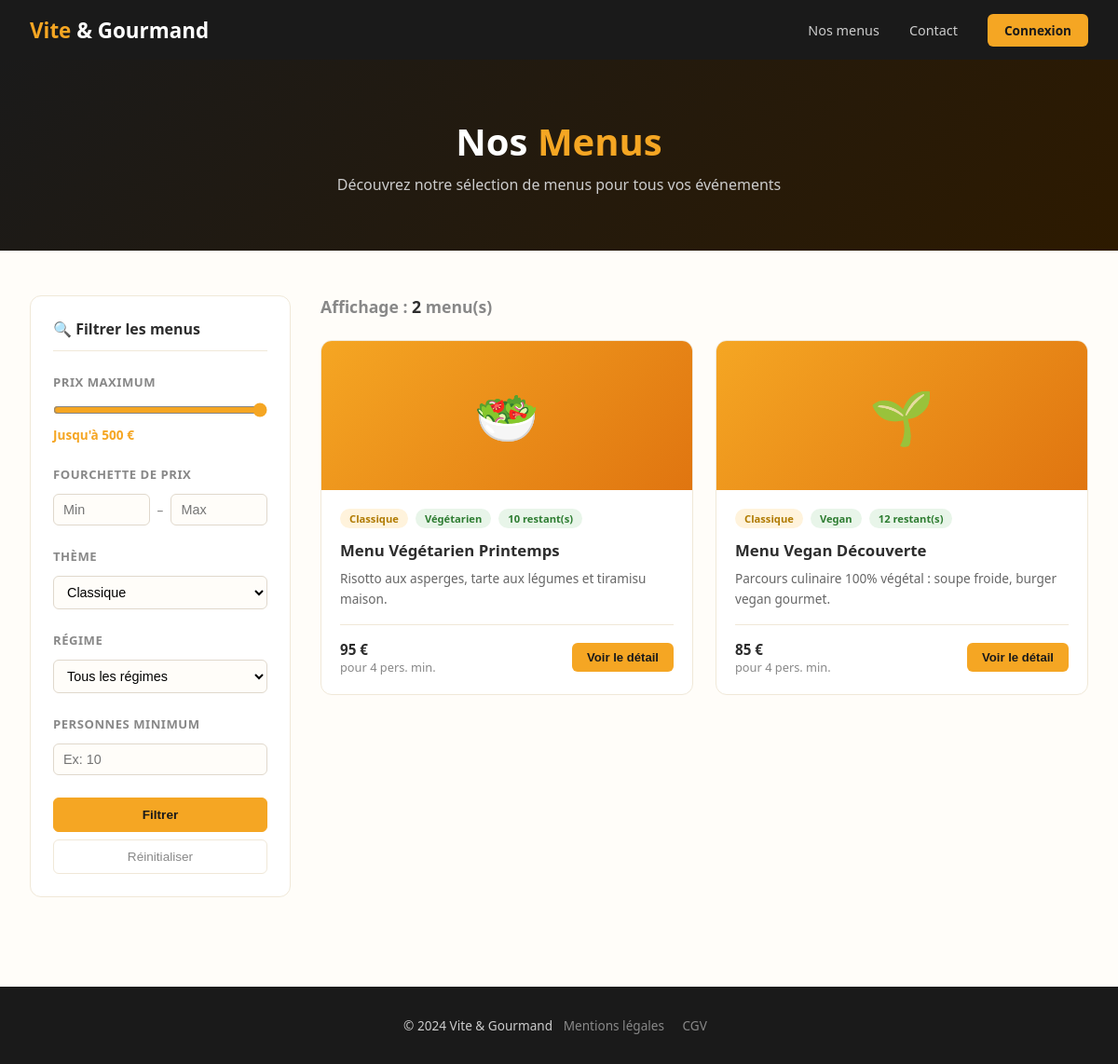
The page /menus.php?theme=Classique on the database its author committed.
### tables this page shows
CREATE TABLE `menu` (
  `menu_id` int(11) NOT NULL,
  `titre` varchar(100) DEFAULT NULL,
  `description` text DEFAULT NULL,
  `prix` double DEFAULT NULL,
  `nb_personne_minimum` int(11) DEFAULT NULL,
  `quantite_restante` int(11) DEFAULT NULL,
  `theme_id` int(11) DEFAULT NULL,
  `regime_id` int(11) DEFAULT NULL,
  `conditions` text DEFAULT NULL
);

CREATE TABLE `theme` (
  `theme_id` int(11) NOT NULL,
  `libelle` varchar(50) DEFAULT NULL
);

CREATE TABLE `regime` (
  `regime_id` int(11) NOT NULL,
  `libelle` varchar(50) DEFAULT NULL
);

### menus.php (the view, shortened to what this page needs)
<?php
require_once 'config.php';
$prix_max = isset($_GET['prix_max']) ? (float)$_GET['prix_max'] : 9999;
$prix_min = isset($_GET['prix_min']) ? (float)$_GET['prix_min'] : 0;
$theme = isset($_GET['theme']) ? $_GET['theme'] : '';
$sql = "SELECT m.*, t.libelle as theme, r.libelle as regime
        FROM menu m
        JOIN theme t ON m.theme_id = t.theme_id
        JOIN regime r ON m.regime_id = r.regime_id
        WHERE m.prix <= :prix_max
        AND m.prix >= :prix_min";
$params = [':prix_max' => $prix_max, ':prix_min' => $prix_min];
if($theme !== '') {
    $sql .= " AND t.libelle = :theme";
    $params[':theme'] = $theme;
}
$stmt = $pdo->prepare($sql);
$stmt->execute($params);
$menus = $stmt->fetchAll();
?>
<!DOCTYPE html>
<html lang="fr">
<head>
</head>
<body>
<nav>
  <a href="index.html" class="logo">Vite <span>& Gourmand</span></a>
  <div class="nav-links">
    <a href="menus.php">Nos menus</a>
    <a href="contact.html">Contact</a>
    <a href="login.php" class="btn-login">Connexion</a>
  </div>
</nav>
<div class="page-header">
  <h1>Nos <span>Menus</span></h1>
  <p>Découvrez notre sélection de menus pour tous vos événements</p>
</div>
<div class="main">
  <aside class="filters">
    <h3>🔍 Filtrer les menus</h3>
    <form method="GET" action="menus.php">
      <div class="filter-group">
        <label>Prix maximum</label>
        <input type="range" name="prix_max" min="50" max="500" value="<?= isset($_GET['prix_max'])?htmlspecialchars($_GET['prix_max']):500 ?>" oninput="this.nextElementSibling.querySelector('span').textContent=this.value">
        <div class="range-val">Jusqu'à <span><?= isset($_GET['prix_max'])?htmlspecialchars($_GET['prix_max']):500 ?></span> €</div>
      </div>
      <div class="filter-group">
        <label>Fourchette de prix</label>
        <div class="price-range">
          <input type="number" name="prix_min" placeholder="Min" value="<?= isset($_GET['prix_min'])?htmlspecialchars($_GET['prix_min']):'' ?>">
          <span>–</span>
          <input type="number" name="prix_fin" placeholder="Max" value="<?= isset($_GET['prix_fin'])?htmlspecialchars($_GET['prix_fin']):'' ?>">
        </div>
      </div>
      <div class="filter-group">
        <label>Thème</label>
        <select name="theme">
          <option value="Classique" <?= (isset($_GET['theme'])&&$_GET['theme']==='Classique')?'selected':'' ?>>Classique</option>
        </select>
      </div>
      <div class="filter-group">
        <label>Régime</label>
        <select name="regime">
          <option value="">Tous les régimes</option>
        </select>
      </div>
      <div class="filter-group">
        <label>Personnes minimum</label>
        <input type="number" name="personnes" placeholder="Ex: 10" value="<?= isset($_GET['personnes'])?htmlspecialchars($_GET['personnes']):'' ?>">
      </div>
      <button type="submit" class="btn-reset" style="background:#f5a623;color:#1a1a1a;font-weight:700;border-color:#f5a623;margin-bottom:.5rem">Filtrer</button>
      <a href="menus.php"><button type="button" class="btn-reset">Réinitialiser</button></a>
    </form>
  </aside>
  <div class="menus-section">
    <h2>Affichage : <span><?= count($menus) ?></span> menu(s)</h2>
    <div class="menus-grid">
      <?php if(count($menus) === 0): ?>
        <div class="no-result"><p>Aucun menu ne correspond à vos critères.</p></div>
      <?php else: ?>
        <?php foreach($menus as $menu): ?>
          <?php
            $emojis = [1=>'🎄',2=>'🐣',3=>'💍',4=>'🥗',5=>'🌱',6=>'🏢'];
            $emoji = $emojis[$menu['menu_id']] ?? '🍽️';
          ?>
          <div class="menu-card">
            <div class="menu-img"><?= $emoji ?></div>
            <div class="menu-body">
              <div class="menu-badges">
                <span class="badge badge-theme"><?= htmlspecialchars($menu['theme']) ?></span>
                <span class="badge badge-regime"><?= htmlspecialchars($menu['regime']) ?></span>
                <span class="badge badge-stock <?= $menu['quantite_restante']==0?'complet':'' ?>">
                  <?= $menu['quantite_restante']>0 ? $menu['quantite_restante'].' restant(s)' : 'Complet' ?>
                </span>
              </div>
              <div class="menu-title"><?= htmlspecialchars($menu['titre']) ?></div>
              <div class="menu-desc"><?= htmlspecialchars($menu['description']) ?></div>
              <div class="menu-footer">
                <div class="menu-info">
                  <strong><?= $menu['prix'] ?> €</strong>
                  pour <?= $menu['nb_personne_minimum'] ?> pers. min.
                </div>
                <button class="btn-detail" onclick="window.location.href='detail-menu.php?id=<?= $menu['menu_id'] ?>'">Voir le détail</button>
              </div>
            </div>
          </div>
        <?php endforeach; ?>
      <?php endif; ?>
    </div>
  </div>
</div>
<footer>
  <span>© 2024 Vite & Gourmand</span>
  <a href="mentions-legales.html">Mentions légales</a>
  <a href="cgv.html">CGV</a>
</footer>
</body>
</html>

### menus.php (style rules this page uses)
* { margin:0;padding:0;box-sizing:border-box }
body { font-family:'Segoe UI',sans-serif;color:#2d2d2d;background:#fffdf9 }
a { text-decoration:none;color:inherit }
nav { background:#1a1a1a;padding:0 2rem;display:flex;align-items:center;justify-content:space-between;height:64px;position:sticky;top:0;z-index:100 }
.logo { color:#f5a623;font-size:1.4rem;font-weight:700 }
.logo span { color:#fff }
.nav-links { display:flex;gap:2rem;align-items:center }
.nav-links a { color:#ccc;font-size:.9rem;transition:color .2s }
.btn-login { background:#f5a623;color:#1a1a1a!important;padding:8px 18px;border-radius:6px;font-weight:600;font-size:.85rem!important }
.page-header { background:linear-gradient(135deg,#1a1a1a,#2d1a00);color:#fff;padding:60px 2rem;text-align:center }
.page-header h1 { font-size:2.5rem;font-weight:800;margin-bottom:.5rem }
.page-header h1 span { color:#f5a623 }
.page-header p { color:#ccc;font-size:1rem }
.main { max-width:1200px;margin:0 auto;padding:3rem 2rem;display:grid;grid-template-columns:280px 1fr;gap:2rem }
.filters { background:#fff;border:1px solid #f0e8d8;border-radius:12px;padding:1.5rem;height:fit-content;position:sticky;top:80px }
.filters h3 { font-size:1rem;font-weight:700;margin-bottom:1.5rem;padding-bottom:.75rem;border-bottom:1px solid #f0e8d8 }
.filter-group { margin-bottom:1.5rem }
.filter-group label { display:block;font-size:.82rem;font-weight:600;color:#888;text-transform:uppercase;letter-spacing:.5px;margin-bottom:.75rem }
.filter-group input[type=range] { width:100%;accent-color:#f5a623 }
.range-val { font-size:.85rem;color:#f5a623;font-weight:600;margin-top:.25rem }
.filter-group select { width:100%;padding:8px 10px;border:1px solid #e0d8cc;border-radius:6px;font-size:.9rem;background:#fffdf9 }
.filter-group input[type=number] { width:100%;padding:8px 10px;border:1px solid #e0d8cc;border-radius:6px;font-size:.9rem;background:#fffdf9 }
.price-range { display:flex;gap:.5rem;align-items:center;font-size:.85rem;color:#888 }
.price-range input { width:80px }
.btn-reset { width:100%;padding:10px;background:transparent;border:1px solid #f0e8d8;border-radius:6px;font-size:.85rem;color:#888;cursor:pointer }
.menus-section h2 { font-size:1.1rem;color:#888;margin-bottom:1.5rem }
.menus-section h2 span { color:#2d2d2d;font-weight:700 }
.menus-grid { display:grid;grid-template-columns:repeat(auto-fill,minmax(280px,1fr));gap:1.5rem }
.menu-card { background:#fff;border:1px solid #f0e8d8;border-radius:12px;overflow:hidden;transition:transform .2s,box-shadow .2s }
.menu-img { height:160px;display:flex;align-items:center;justify-content:center;font-size:3.5rem;background:linear-gradient(135deg,#f5a623,#e07510) }
.menu-body { padding:1.25rem }
.menu-badges { display:flex;gap:.5rem;flex-wrap:wrap;margin-bottom:.75rem }
.badge { font-size:.7rem;padding:3px 10px;border-radius:99px;font-weight:600 }
.badge-theme { background:#fff3dc;color:#b07a00 }
.badge-regime { background:#e8f5e9;color:#2e7d32 }
.badge-stock { background:#e8f5e9;color:#2e7d32 }
.menu-title { font-size:1.05rem;font-weight:700;margin-bottom:.5rem }
.menu-desc { font-size:.85rem;color:#666;line-height:1.6;margin-bottom:1rem;display:-webkit-box;-webkit-line-clamp:2;-webkit-box-orient:vertical;overflow:hidden }
.menu-footer { display:flex;align-items:center;justify-content:space-between;padding-top:1rem;border-top:1px solid #f0e8d8 }
.menu-info { font-size:.8rem;color:#888 }
.menu-info strong { color:#2d2d2d;font-size:.95rem;display:block }
.btn-detail { background:#f5a623;color:#1a1a1a;padding:8px 16px;border-radius:6px;font-size:.82rem;font-weight:700;border:none;cursor:pointer }
footer { background:#1a1a1a;color:#ccc;padding:2rem;text-align:center;font-size:.85rem;margin-top:3rem }
footer a { color:#888;margin:0 .5rem }

### rows shown on the page
menu: menu_id "🥗", theme.libelle "Classique", regime.libelle "Végétarien", quantite_restante "10", titre "Menu Végétarien Printemps", description "Risotto aux asperges, tarte aux légumes et tiramisu maison.", prix "95", nb_personne_minimum "4"
menu: menu_id "🌱", theme.libelle "Classique", regime.libelle "Vegan", quantite_restante "12", titre "Menu Vegan Découverte", description "Parcours culinaire 100% végétal : soupe froide, burger vegan gourmet.", prix "85", nb_personne_minimum "4"

### other values the page prints
count($menus) "2"
